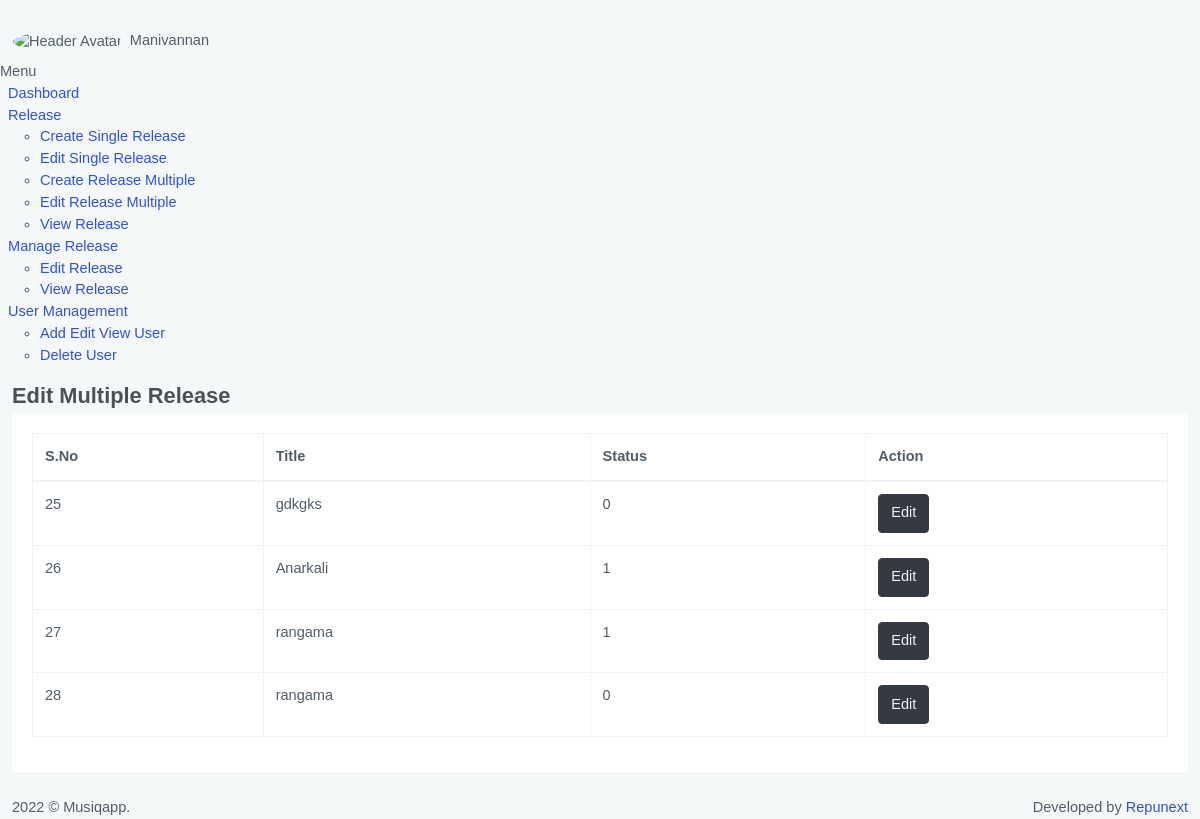
The page /edit-manage-release.php (signed in) on the database its author committed.
### tables this page shows
CREATE TABLE `create_mutliple_release` (
  `id` int(32) NOT NULL,
  `track_id` varchar(255) NOT NULL,
  `date` date NOT NULL,
  `title` varchar(255) NOT NULL,
  `song_name` varchar(255) DEFAULT NULL,
  `upc` varchar(100) DEFAULT NULL,
  `genre` varchar(100) DEFAULT NULL,
  `p_line` varchar(100) DEFAULT NULL,
  `sub_genre` varchar(100) DEFAULT NULL,
  `c_line` varchar(100) DEFAULT NULL,
  `production_year` varchar(100) DEFAULT NULL,
  `production_catalogue` varchar(100) DEFAULT NULL,
  `release_date` varchar(50) DEFAULT NULL,
  `label_name` varchar(100) DEFAULT NULL,
  `primaryartist` varchar(100) DEFAULT NULL,
  `author` varchar(100) DEFAULT NULL,
  `composer` varchar(100) DEFAULT NULL,
  `thumbimgfile` varchar(255) DEFAULT NULL,
  `exclusive_date` varchar(50) DEFAULT NULL,
  `preorder_date` varchar(50) DEFAULT NULL,
  `deloyment` varchar(50) DEFAULT NULL,
  `country` varchar(50) DEFAULT NULL,
  `name_of_owner` varchar(70) DEFAULT NULL,
  `pan_card` varchar(70) DEFAULT NULL,
  `address` varchar(70) DEFAULT NULL,
  `gst` varchar(70) DEFAULT NULL,
  `phone_no` varchar(70) DEFAULT NULL,
  `aadhar_number` varchar(70) DEFAULT NULL,
  `royality_information` varchar(70) DEFAULT NULL,
  `userid` int(50) DEFAULT NULL,
  `status` int(32) DEFAULT NULL,
  `isdeleted` int(32) DEFAULT NULL
);

### edit-manage-release.php (the view, shortened to what this page needs)
<?php session_start();
    include 'connect.php';
    $msg="";
    $checkdata="select * from create_mutliple_release";
    $query=mysqli_query($connect,$checkdata);
?>
<!doctype html>
<html lang="en">
<head>
<?php include('preload/header.php');?>
<?php include('preload/leftsidebar.php');?>
<div class="main-content"><?php if($msg){ ?> <script>Swal.fire('<?php echo $msg; ?>')</script><?php } ?>
<div class="page-content">
    <div class="page-title-box">
        <div class="container-fluid">
            <div class="row align-items-center">
                <div class="col-md-12">
                    <h4 class="page-title mb-1">Edit Multiple Release</h4>
                </div>
            </div>
        </div>
    </div><?php if(@$_SESSION['username']){?>
    <div class="page-content-wrapper">
        <div class="container-fluid">
            <div class="row">
                <div class="col-lg-12">
                    <div class="card">
                        <div class="card-body">
                            <table id="datatable" class="table table-bordered dt-responsive nowrap" style="border-collapse: collapse; border-spacing: 0; width: 100%;">
                                                <thead>
                                                <tr>
                                                    <th>S.No</th>
                                                    <th>Title</th>
                                                    <th>Status</th>
                                                    <th>Action</th>
                                                </tr>
                                                </thead>
                                                <tbody>
                                                <?php   if(mysqli_num_rows($query)!=0){
                                                            while($row= mysqli_fetch_assoc($query)){ ?>
                                                <tr>
                                                    <td><?php echo $row['id']; ?></td>
                                                    <td><?php echo $row['title']; ?></td>
                                                    <td><?php echo $row['status']; ?></td>
                                                    <td><a href="editrelease-multiple?id=<?php echo $row['track_id'];?>" class="btn btn-dark waves-effect waves-light">Edit</a></td>
                                                </tr>
                                                <?php }}?>
                                                </tbody>
                                            </table>
                        </div>
                    </div>
                </div>
        </div>
    </div>
</div> <?php }else{ header("Location: logout");
                echo '<script type="text/javascript">window.location.href="logout";</script>';}?>
<?php include('preload/footer.php');?>

### rows shown on the page
create_mutliple_release: id "25", title "gdkgks", status "0"
create_mutliple_release: id "26", title "Anarkali", status "1"
create_mutliple_release: id "27", title "rangama", status "1"
create_mutliple_release: id "28", title "rangama", status "0"

### other values the page prints
$_SESSION['username'] "Manivannan"
